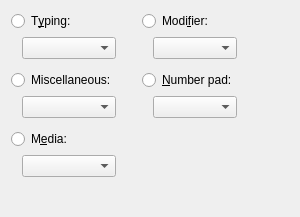
     <widget class="QWidget" name="keyTab">
      <property name="sizePolicy">
       <sizepolicy hsizetype="Expanding" vsizetype="Preferred">
        <horstretch>0</horstretch>
        <verstretch>0</verstretch>
       </sizepolicy>
      </property>
      <attribute name="title">
       <string>Keyboard</string>
      </attribute>
      <layout class="QGridLayout" name="gridLayout_2">
       <property name="bottomMargin">
        <number>0</number>
       </property>
       <item row="6" column="4">
        <widget class="QComboBox" name="numBox">
         <property name="sizePolicy">
          <sizepolicy hsizetype="Expanding" vsizetype="Fixed">
           <horstretch>0</horstretch>
           <verstretch>0</verstretch>
          </sizepolicy>
         </property>
         <item>
          <property name="text">
           <string/>
          </property>
         </item>
        </widget>
       </item>
       <item row="1" column="1">
        <widget class="QComboBox" name="typingBox">
         <property name="sizePolicy">
          <sizepolicy hsizetype="Expanding" vsizetype="Fixed">
           <horstretch>0</horstretch>
           <verstretch>0</verstretch>
          </sizepolicy>
         </property>
         <item>
          <property name="text">
           <string/>
          </property>
         </item>
        </widget>
       </item>
       <item row="6" column="1">
        <widget class="QComboBox" name="fnBox">
         <property name="sizePolicy">
          <sizepolicy hsizetype="Expanding" vsizetype="Fixed">
           <horstretch>0</horstretch>
           <verstretch>0</verstretch>
          </sizepolicy>
         </property>
         <item>
          <property name="text">
           <string/>
          </property>
         </item>
        </widget>
       </item>
       <item row="9" column="1">
        <spacer name="verticalSpacer_10">
         <property name="orientation">
          <enum>Qt::Vertical</enum>
         </property>
         <property name="sizeType">
          <enum>QSizePolicy::Fixed</enum>
         </property>
         <property name="sizeHint" stdset="0">
          <size>
           <width>0</width>
           <height>5</height>
          </size>
         </property>
        </spacer>
       </item>
       <item row="15" column="2">
        <spacer name="verticalSpacer_3">
         <property name="orientation">
          <enum>Qt::Vertical</enum>
         </property>
         <property name="sizeHint" stdset="0">
          <size>
           <width>20</width>
           <height>40</height>
          </size>
         </property>
        </spacer>
       </item>
       <item row="1" column="3">
        <spacer name="horizontalSpacer_2">
         <property name="orientation">
          <enum>Qt::Horizontal</enum>
         </property>
         <property name="sizeType">
          <enum>QSizePolicy::Fixed</enum>
         </property>
         <property name="sizeHint" stdset="0">
          <size>
           <width>5</width>
           <height>20</height>
          </size>
         </property>
        </spacer>
       </item>
       <item row="0" column="0" colspan="2">
        <widget class="QRadioButton" name="typingButton">
         <property name="text">
          <string>T&amp;yping:</string>
         </property>
         <property name="autoExclusive">
          <bool>false</bool>
         </property>
        </widget>
       </item>
       <item row="1" column="4">
        <widget class="QComboBox" name="modBox">
         <property name="sizePolicy">
          <sizepolicy hsizetype="Expanding" vsizetype="Fixed">
           <horstretch>0</horstretch>
           <verstretch>0</verstretch>
          </sizepolicy>
         </property>
         <item>
          <property name="text">
           <string/>
          </property>
         </item>
        </widget>
       </item>
       <item row="1" column="0">
        <spacer name="horizontalSpacer_3">
         <property name="orientation">
          <enum>Qt::Horizontal</enum>
         </property>
         <property name="sizeType">
          <enum>QSizePolicy::Fixed</enum>
         </property>
         <property name="sizeHint" stdset="0">
          <size>
           <width>5</width>
           <height>20</height>
          </size>
         </property>
        </spacer>
       </item>
       <item row="10" column="0" colspan="2">
        <widget class="QRadioButton" name="mediaButton">
         <property name="text">
          <string>M&amp;edia:</string>
         </property>
         <property name="autoExclusive">
          <bool>false</bool>
         </property>
        </widget>
       </item>
       <item row="2" column="1">
        <spacer name="verticalSpacer_4">
         <property name="orientation">
          <enum>Qt::Vertical</enum>
         </property>
         <property name="sizeType">
          <enum>QSizePolicy::Fixed</enum>
         </property>
         <property name="sizeHint" stdset="0">
          <size>
           <width>20</width>
           <height>5</height>
          </size>
         </property>
        </spacer>
       </item>
       <item row="1" column="5" colspan="2">
        <spacer name="horizontalSpacer_9">
         <property name="orientation">
          <enum>Qt::Horizontal</enum>
         </property>
         <property name="sizeHint" stdset="0">
          <size>
           <width>0</width>
           <height>20</height>
          </size>
         </property>
        </spacer>
       </item>
       <item row="1" column="2">
        <spacer name="horizontalSpacer_4">
         <property name="orientation">
          <enum>Qt::Horizontal</enum>
         </property>
         <property name="sizeHint" stdset="0">
          <size>
           <width>0</width>
           <height>20</height>
          </size>
         </property>
        </spacer>
       </item>
       <item row="0" column="3" colspan="2">
        <widget class="QRadioButton" name="modButton">
         <property name="text">
          <string>Modi&amp;fier:</string>
         </property>
        </widget>
       </item>
       <item row="5" column="0" colspan="2">
        <widget class="QRadioButton" name="fnButton">
         <property name="text">
          <string>Miscellaneous:</string>
         </property>
         <property name="autoExclusive">
          <bool>false</bool>
         </property>
        </widget>
       </item>
       <item row="11" column="1">
        <widget class="QComboBox" name="mediaBox">
         <property name="sizePolicy">
          <sizepolicy hsizetype="Expanding" vsizetype="Fixed">
           <horstretch>0</horstretch>
           <verstretch>0</verstretch>
          </sizepolicy>
         </property>
         <item>
          <property name="text">
           <string/>
          </property>
         </item>
        </widget>
       </item>
       <item row="5" column="3" colspan="2">
        <widget class="QRadioButton" name="numButton">
         <property name="text">
          <string>&amp;Number pad:</string>
         </property>
         <property name="autoExclusive">
          <bool>false</bool>
         </property>
        </widget>
       </item>
       <item row="1" column="7">
        <spacer name="horizontalSpacer_17">
         <property name="orientation">
          <enum>Qt::Horizontal</enum>
         </property>
         <property name="sizeHint" stdset="0">
          <size>
           <width>40</width>
           <height>20</height>
          </size>
         </property>
        </spacer>
       </item>
      </layout>
     </widget>
